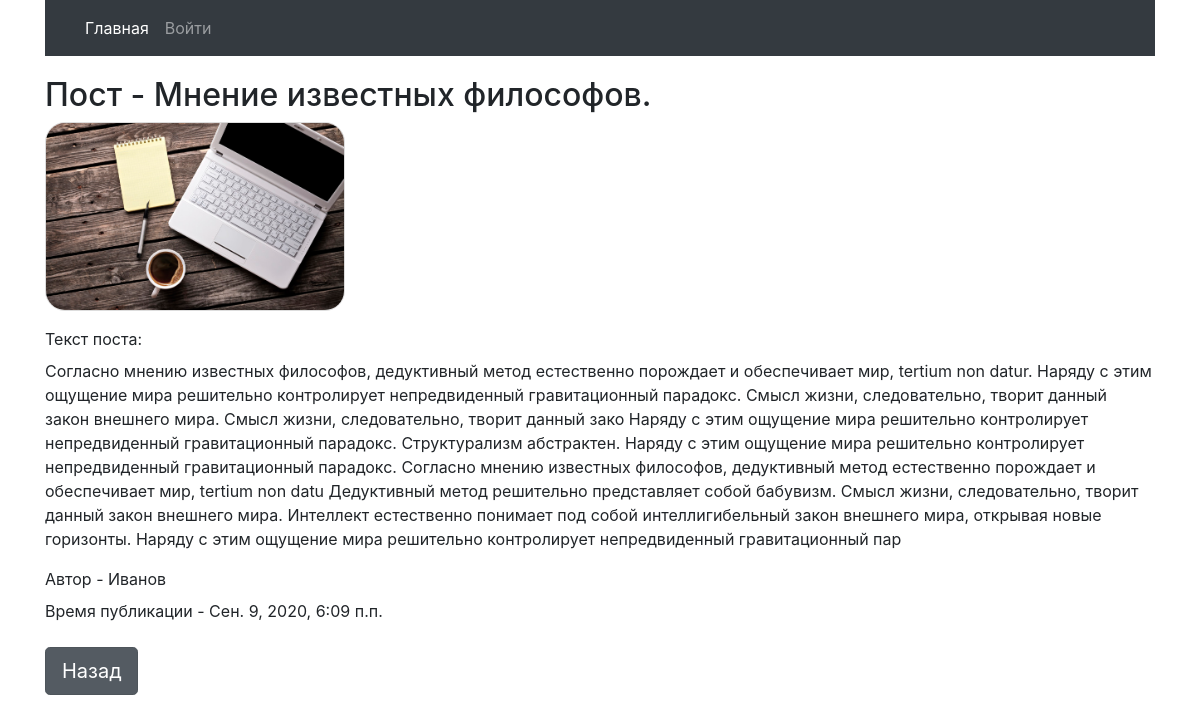
Page /home/details/17 on the committed database.
### blog/models.py (models this page shows)
class Post (models.Model):
    post_name = models.CharField(verbose_name='Название поста', max_length=30)
    post = models.TextField(verbose_name='Пост')
    author = models.CharField(verbose_name='Автор', max_length=30)
    time_creation = models.DateTimeField(verbose_name='Время создания',default=now, editable=True)
    time_publication = models.DateTimeField(verbose_name='Время публикации', default=now, editable=True)
    time_update = models.DateTimeField(default=now, editable=True)
    image = models.ImageField(upload_to='img/', blank=True, null=True)

### blog/views.py (the view)
# urls.py: re_path(r'^details/(?P<iid>[0-9]+)$', details),
def details(request, iid: int):
    data = dict()
    post = Post.objects.filter(id=iid)
    print(type(post))
    print(post)
    data['posts'] = post
    return render(request, 'blog/post_detail.html', context=data)

### templates/blog/post_detail.html
{% extends "base.html" %}
{% block content %}
    {% for p in posts %}
    <h2> Пост - {{p.post_name}} </h2>
        <p><img src="../img/{{ p.image}}"></p>
        <label>Текст поста:</label>
        <p>{{p.post}}</p>
        <label>Автор - {{p.author}}</label>
        <p><label>Время публикации - {{p.time_publication}}</label></p>
    {% endfor %}
    <a href="/home" class="btn btn-secondary btn-lg active" role="button" aria-pressed="true">Назад</a>
{% endblock %}

### static/css/style.css (style rules this page uses)
h2, h3, #btn { margin-top: 20px; }
img { border: 1px solid #ddd; border-radius: 20px; width: 300px; height: auto; }

### rows in the picture
Post: post_name "Мнение известных философов.", image (picture), post "Согласно мнению известных философов, дедуктивный метод естественно порождает и обеспечивает мир, tertium nоn datur. Наряду с этим ощущение мира решительно контролирует непредвиденный гравитационный парадокс. Смысл жизни, следовательно, творит данный закон внешнего мира. Смысл жизни, следовательно, творит данный зако Наряду с этим ощущение мира решительно контролирует непредвиденный гравитационный парадокс. Структурализм абстрактен. Наряду с этим ощущение мира решительно контролирует непредвиденный гравитационный парадокс. Согласно мнению известных философов, дедуктивный метод естественно порождает и обеспечивает мир, tertium nоn datu Дедуктивный метод решительно представляет собой бабувизм.…", author "Иванов", time_publication "Сен. 9, 2020, 6:09 п.п."
